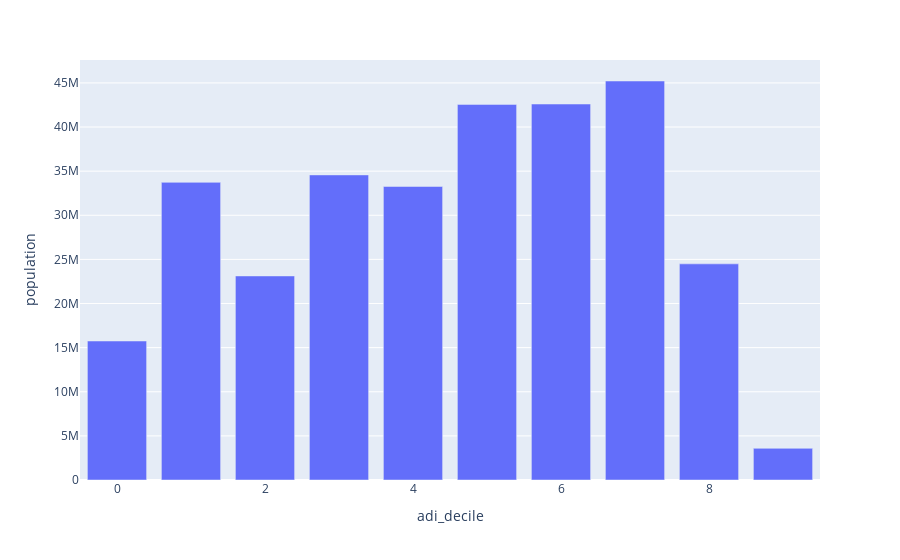

Notebook source saved alongside this figure:
### Code cell
adi_median_population = df.groupby(['adi_decile']).agg(population=("population","sum")).reset_index()
adi_median_population
px.bar(adi_median_population, x="adi_decile", y="population")

### Figure 1 — Plotly figure (JSON) as saved in the notebook; plotly's stock layout.template omitted (floating-point values rounded to 4 significant figures)
{"data": [{"alignmentgroup": "True", "hovertemplate": "adi_decile=%{x}<br>population=%{y}<extra></extra>", "legendgroup": "", "marker": {"color": "#636efa", "pattern": {"shape": ""}}, "name": "", "offsetgroup": "", "orientation": "v", "showlegend": false, "textposition": "auto", "type": "bar", "x": [0, 1, 2, 3, 4, 5, 6, 7, 8, 9], "xaxis": "x", "y": [15752846, 33731812, 23124192, 34573746, 33264645, 42566461, 42608506, 45217782, 24494562, 3587504], "yaxis": "y"}], "layout": {"barmode": "relative", "legend": {"tracegroupgap": 0}, "margin": {"t": 60}, "xaxis": {"anchor": "y", "domain": [0, 1], "title": {"text": "adi_decile"}}, "yaxis": {"anchor": "x", "domain": [0, 1], "title": {"text": "population"}}}}
